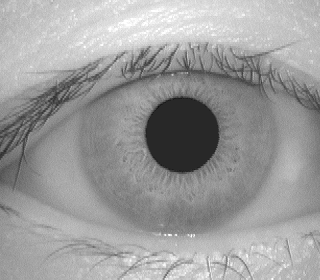
#> input picture a3/input-images/1.bmp, 320 x 280 px
$ python -i circle_detection.py   (imports and definitions only)
#> lines starting #> are read from the running program, lines starting #| are printed output that depends on the picture; after the words box and inside, x2 and y2 are one past the last pixel; in counts of white or black regions, pixels touching at a corner belong together
import cv2
import numpy as np
import math

# constants
G_KERNEL_SIZE = 7
THRESHOLD_LOW = 35
THRESHOLD_HIGH = 210

OUTER_CIRCLE_COLOR = (0, 255, 0)  # Green color for the outer circle
CENTER_COLOR = (0, 0, 255)  # Red color for the center point
OUTER_CIRCLE_THICKNESS = 2
CENTER_THICKNESS = 3
CENTER_RADIUS = 2

def eye_detection(img):
  # Blur the image to reduce noise
  eye_blurred = cv2.GaussianBlur(img, (G_KERNEL_SIZE, G_KERNEL_SIZE), 1.5)
  pupil_eye = pupil_detection(eye_blurred)

  if pupil_eye is None or len(pupil_eye[0]) == 0:
    print("No pupil detected")
    return None

  x, y, rad = pupil_eye[0][0]
  x_out = int(x + 1.1 * rad)
  y_out = int(y)
  threshold_val = img[y_out, x_out]
  _, thresholded_eye = cv2.threshold(img, threshold_val, 255, cv2.THRESH_BINARY)


  more_circles = iris_detection(thresholded_eye, pupil_eye[0][0])
  if more_circles is None:
    print("No iris detected")
    return draw_circles(pupil_eye, img)
  return draw_circles(more_circles, draw_circles(pupil_eye, img))

def iris_detection(img, pupil, thresh_low=THRESHOLD_LOW, thresh_high=THRESHOLD_HIGH):
  # Need pupil values when checking if iris circle is valid
  p_x, p_y, p_rad = pupil

  while True:
    print(f"thresh_low: {thresh_low}, thresh_high: {thresh_high}")
    circles = cv2.HoughCircles(
                        img,
                        cv2.HOUGH_GRADIENT,
                        dp=1, # Smaller value = more accurate but slower
                        minDist=40,  # Minimum distance between circles
                        param1=thresh_high,  # Upper threshold for Canny edge detector
                        param2=thresh_low, # Threshold for center detection
                        minRadius=20, # Minimum radius of circle to be detected
                        maxRadius=0 # Maximum radius of circle to be detected
                      )
    valid_circles = [[]]

    if circles is not None and len(circles[0]) > 0:
      for circle in circles[0]:
        x, y, rad = circle
        # Check if the circle is valid
        valid = check_circle_overlap(p_x, p_y, p_rad, x, y, rad)

        if valid:
          valid_circles[0].append(circle)

    valid_circles = np.array(valid_circles)

    # Preview the valid circles
    img_copy = img.copy()
    increment = _preview_eye(img_copy, valid_circles)
    if increment is None:
      break
    thresh_low = max(thresh_low + increment, 0)
  return valid_circles

# Show the image with the detected circle, and wait for the user to press a key
def _preview_eye(img, circle):
  drawn_img = draw_circles(circle, img)
  if drawn_img is None:
    cv2.imshow("Eye", img)
  else:
    cv2.imshow("Eye", drawn_img)
  key = cv2.waitKey(0)

  cv2.destroyAllWindows()
  if key == 0:
    return 1
  elif key == 1:
    return -1
  return None

def pupil_detection(eye):
  i, temp_low = 0, THRESHOLD_LOW

  while i < 20:
    i += 1
    pupil_circle = cv2.HoughCircles(
                      eye,
                      cv2.HOUGH_GRADIENT,
                      dp=0.1, # Smaller value = more accurate but slower
                      minDist=40,  # Minimum distance between circles
                      param1=THRESHOLD_HIGH,  # Upper threshold for Canny edge detector
                      param2=temp_low, # Threshold for center detection
                      minRadius=20, # Minimum radius of circle to be detected
                      maxRadius=0 # Maximum radius of circle to be detected
                    )
    if pupil_circle is None or len(pupil_circle[0]) == 0:
      temp_low = max(temp_low - 2, 0)
    elif len(pupil_circle[0]) > 1:
      temp_low += 2
    else:
      break
  if len(pupil_circle[0]) == 0 or len(pupil_circle[0]) > 1:
    return None
  return pupil_circle

def draw_circles(circles, img):
  if circles is None:
    return None
  circles = np.uint16(np.around(circles))
  for circle in circles[0,:]:
    center_x, center_y, radius = circle[0], circle[1], circle[2]
    # Draw the outer circle
    cv2.circle(img, (center_x, center_y), radius, OUTER_CIRCLE_COLOR, OUTER_CIRCLE_THICKNESS)
    # Draw the center of the circle
    cv2.circle(img, (center_x, center_y), CENTER_RADIUS, CENTER_COLOR, CENTER_THICKNESS)
  return img

def check_circle_overlap(x1, y1, r1, x2, y2, r2):
  # Distance between centers of circles
  distance_centers = math.sqrt((x2 - x1)**2 + (y2 - y1)**2)

  if distance_centers > r1 + r2:
    # Radius don't overlap
    return False
  elif distance_centers <= abs(r1 - r2):
    if r1 == r2 and distance_centers == 0:
      return False # Circles are coincident
    else:
      return True # One circle is inside the other
  else:
    return False # Circles overlap

>>> import cv2
>>> picture = cv2.imread('../input-images/1.bmp', cv2.IMREAD_GRAYSCALE)
#> picture is the input picture: shape (280, 320); min 18, max 255, mean 155.9
>>> result = eye_detection(picture)
#> the loop in pupil_detection, `while i < 20:` made 1 pass
#> pupil_circle on pass 1: [[181.5, 133.5, 36.9]]
#> after the loop in pupil_detection, `while i < 20:`: i = 1; temp_low = 35
#> in eye_detection, `pupil_eye = pupil_detection(eye_blurred)`: pupil_eye = [[181.5, 133.5, 36.9]]
#> in eye_detection, `x, y, rad = pupil_eye[0][0]`: x = 181.5; y = 133.5; rad = 36.9
#> in eye_detection, `x_out = int(x + 1.1 * rad)`: x_out = 222
#> in eye_detection, `y_out = int(y)`: y_out = 133
#> in eye_detection, `threshold_val = img[y_out, x_out]`: threshold_val = 123
#> in eye_detection, `_, thresholded_eye = cv2.threshold(img, threshold_val, 255, cv2.THRESH..`:
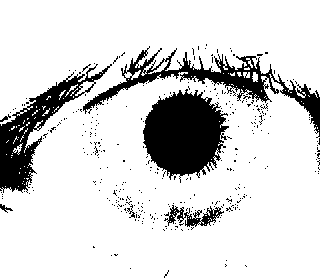
#> thresholded_eye: shape (280, 320); 84.4% white; 343 black regions (336 under 20 px), largest, box (x1, y1, x2, y2) and area: (143, 89, 229, 183) 5345, (83, 46, 320, 138) 3727, (0, 64, 112, 193) 3539
#> in iris_detection, `p_x, p_y, p_rad = pupil`: p_x = 181.5; p_y = 133.5; p_rad = 36.9
#> the loop in iris_detection, `while True:` made 1 pass; (key Esc is pressed on pass 1)
#> pass 1, in _preview_eye, `drawn_img = draw_circles(circle, img)`:
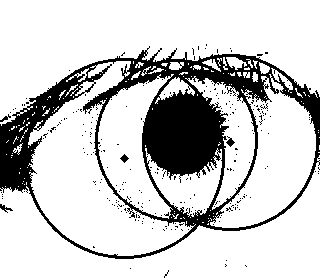
#> drawn_img: shape (280, 320); 80.3% white; 242 black regions (237 under 20 px), largest, box (x1, y1, x2, y2) and area: (0, 46, 320, 259) 16982, (226, 136, 235, 147) 45, (0, 204, 13, 213) 44, (120, 154, 129, 163) 41, (0, 114, 11, 122) 31
#> in eye_detection, `more_circles = iris_detection(thresholded_eye, pupil_eye[0][0])`: more_circles = [[175.5, 140.5, 79.9], [124.5, 157.5, 99.2], [229.5, 142.5, 87.1]]
#> the loop in draw_circles (call 2), `for circle in circles[0,:]:` made 1 pass
#> (center_x, center_y, radius) on pass 1: (182, 134, 37)
#> in draw_circles (call 3), `circles = np.uint16(np.around(circles))`: circles = [[176, 140, 80], [124, 158, 99], [230, 142, 87]]
#> the loop in draw_circles (call 3), `for circle in circles[0,:]:` made 3 passes
#> after the loop in draw_circles (call 3), `for circle in circles[0,:]:`:
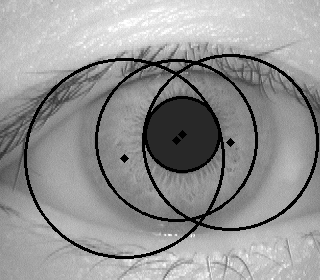
#> img: shape (280, 320); min 0, max 255, mean 147.9

$ run again, on a3/input-images/2.bmp
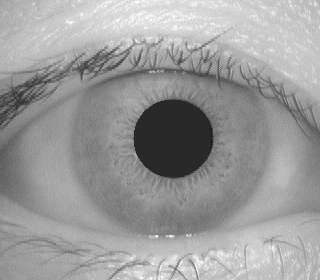
#> input picture a3/input-images/2.bmp, 320 x 280 px
#> picture is the input picture: shape (280, 320); min 18, max 255, mean 155
#> the loop in pupil_detection, `while i < 20:` made 1 pass
#> pupil_circle on pass 1: [[172.5, 137.5, 39.4]]
#> after the loop in pupil_detection, `while i < 20:`: i = 1; temp_low = 35
#> pupil_eye = [[172.5, 137.5, 39.4]]
#> x = 172.5; y = 137.5; rad = 39.4
#> x_out = 215
#> y_out = 137
#> threshold_val = 123
#> in eye_detection, `_, thresholded_eye = cv2.threshold(img, threshold_val, 255, cv2.THRESH..`:
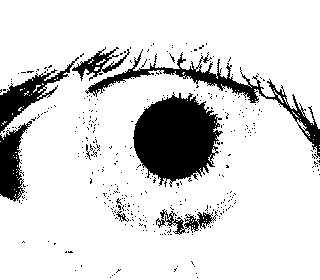
#> thresholded_eye: shape (280, 320); 85.4% white; 377 black regions (369 under 20 px), largest, box (x1, y1, x2, y2) and area: (133, 92, 223, 187) 5649, (85, 49, 320, 159) 2606, (0, 57, 79, 133) 1483
#> p_x = 172.5; p_y = 137.5; p_rad = 39.4
#> the loop in iris_detection, `while True:` made 1 pass; (key Esc is pressed on pass 1)
#> more_circles = [[166.5, 147.5, 83.4]]
#> the loop in draw_circles (call 2), `for circle in circles[0,:]:` made 1 pass
#> (center_x, center_y, radius) on pass 1: (172, 138, 39)
#> circles = [[166, 148, 83]]
#> the loop in draw_circles (call 3), `for circle in circles[0,:]:` made 1 pass
#> after the loop in draw_circles (call 3), `for circle in circles[0,:]:`:
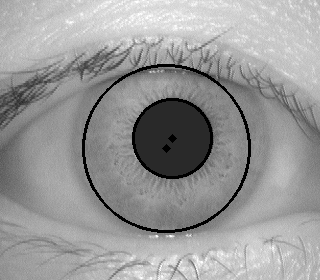
#> img: shape (280, 320); min 0, max 255, mean 152.2

$ run again, on a3/input-images/3.bmp
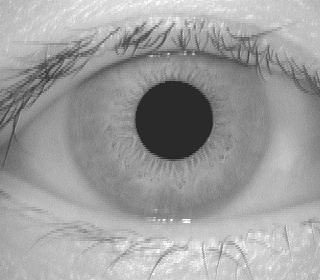
#> input picture a3/input-images/3.bmp, 320 x 280 px
#> picture is the input picture: shape (280, 320); min 29, max 255, mean 158
#> the loop in pupil_detection, `while i < 20:` made 1 pass
#> pupil_circle on pass 1: [[173.5, 118.5, 39]]
#> after the loop in pupil_detection, `while i < 20:`: i = 1; temp_low = 35
#> pupil_eye = [[173.5, 118.5, 39]]
#> x = 173.5; y = 118.5; rad = 39
#> x_out = 216
#> y_out = 118
#> threshold_val = 132
#> in eye_detection, `_, thresholded_eye = cv2.threshold(img, threshold_val, 255, cv2.THRESH..`:
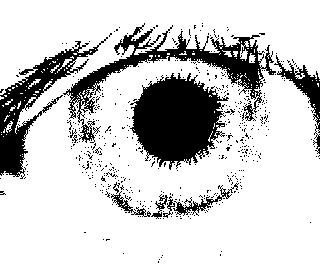
#> thresholded_eye: shape (280, 320); 81% white; 501 black regions (491 under 20 px), largest, box (x1, y1, x2, y2) and area: (130, 73, 229, 170) 6075, (63, 23, 276, 143) 4607, (0, 37, 108, 179) 3503
#> p_x = 173.5; p_y = 118.5; p_rad = 39
#> the loop in iris_detection, `while True:` made 1 pass; (key Esc is pressed on pass 1)
#> more_circles = [[169.5, 122.5, 91], [222.5, 146.5, 96.9], [139.5, 89.5, 88.4], [182.5, 84.5, 76.1], [243.5, 227.5, 169.1]]
#> the loop in draw_circles (call 2), `for circle in circles[0,:]:` made 1 pass
#> (center_x, center_y, radius) on pass 1: (174, 118, 39)
#> circles = [[170, 122, 91], [222, 146, 97], [140, 90, 88], [182, 84, 76], [244, 228, 169]]
#> the loop in draw_circles (call 3), `for circle in circles[0,:]:` made 5 passes
#> after the loop in draw_circles (call 3), `for circle in circles[0,:]:`:
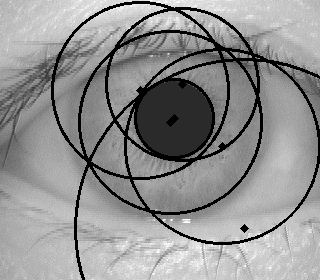
#> img: shape (280, 320); min 0, max 255, mean 144.9

$ run again, on a3/input-images/4.bmp
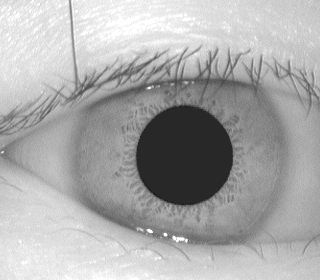
#> input picture a3/input-images/4.bmp, 320 x 280 px
#> picture is the input picture: shape (280, 320); min 19, max 255, mean 170.4
#> the loop in pupil_detection, `while i < 20:` made 1 pass
#> pupil_circle on pass 1: [[184.5, 156.5, 49]]
#> after the loop in pupil_detection, `while i < 20:`: i = 1; temp_low = 35
#> pupil_eye = [[184.5, 156.5, 49]]
#> x = 184.5; y = 156.5; rad = 49
#> x_out = 238
#> y_out = 156
#> threshold_val = 145
#> in eye_detection, `_, thresholded_eye = cv2.threshold(img, threshold_val, 255, cv2.THRESH..`:
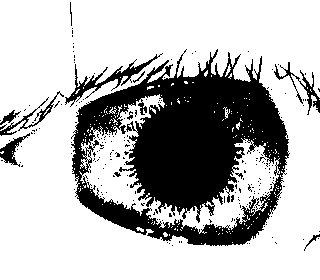
#> thresholded_eye: shape (280, 320); 72.1% white; 216 black regions (204 under 20 px), largest, box (x1, y1, x2, y2) and area: (71, 49, 290, 246) 22314, (65, 53, 163, 107) 806, (274, 62, 320, 115) 428
#> p_x = 184.5; p_y = 156.5; p_rad = 49
#> the loop in iris_detection, `while True:` made 1 pass; (key Esc is pressed on pass 1)
#> more_circles = [[190.5, 147.5, 96.2], [168.5, 108.5, 106.2], [179.5, 188.5, 90.9], [230.5, 149.5, 102.1]]
#> the loop in draw_circles (call 2), `for circle in circles[0,:]:` made 1 pass
#> (center_x, center_y, radius) on pass 1: (184, 156, 49)
#> circles = [[190, 148, 96], [168, 108, 106], [180, 188, 91], [230, 150, 102]]
#> the loop in draw_circles (call 3), `for circle in circles[0,:]:` made 4 passes
#> after the loop in draw_circles (call 3), `for circle in circles[0,:]:`:
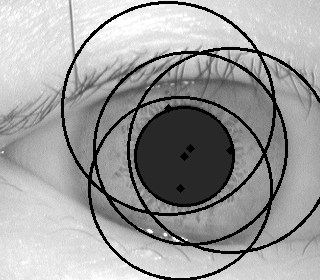
#> img: shape (280, 320); min 0, max 255, mean 156.7
